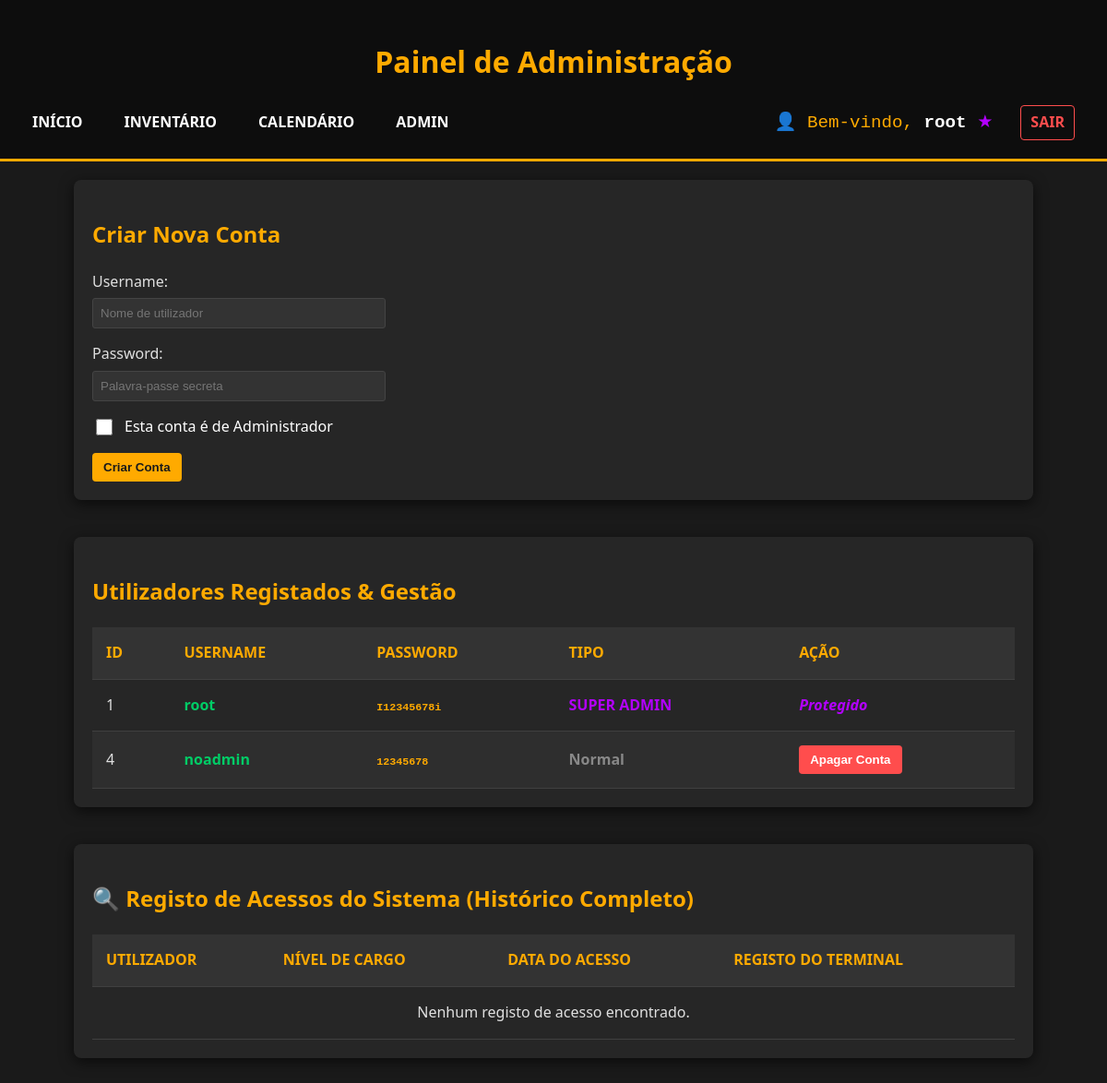
The page /admin.php (signed in) on the database as committed earlier.
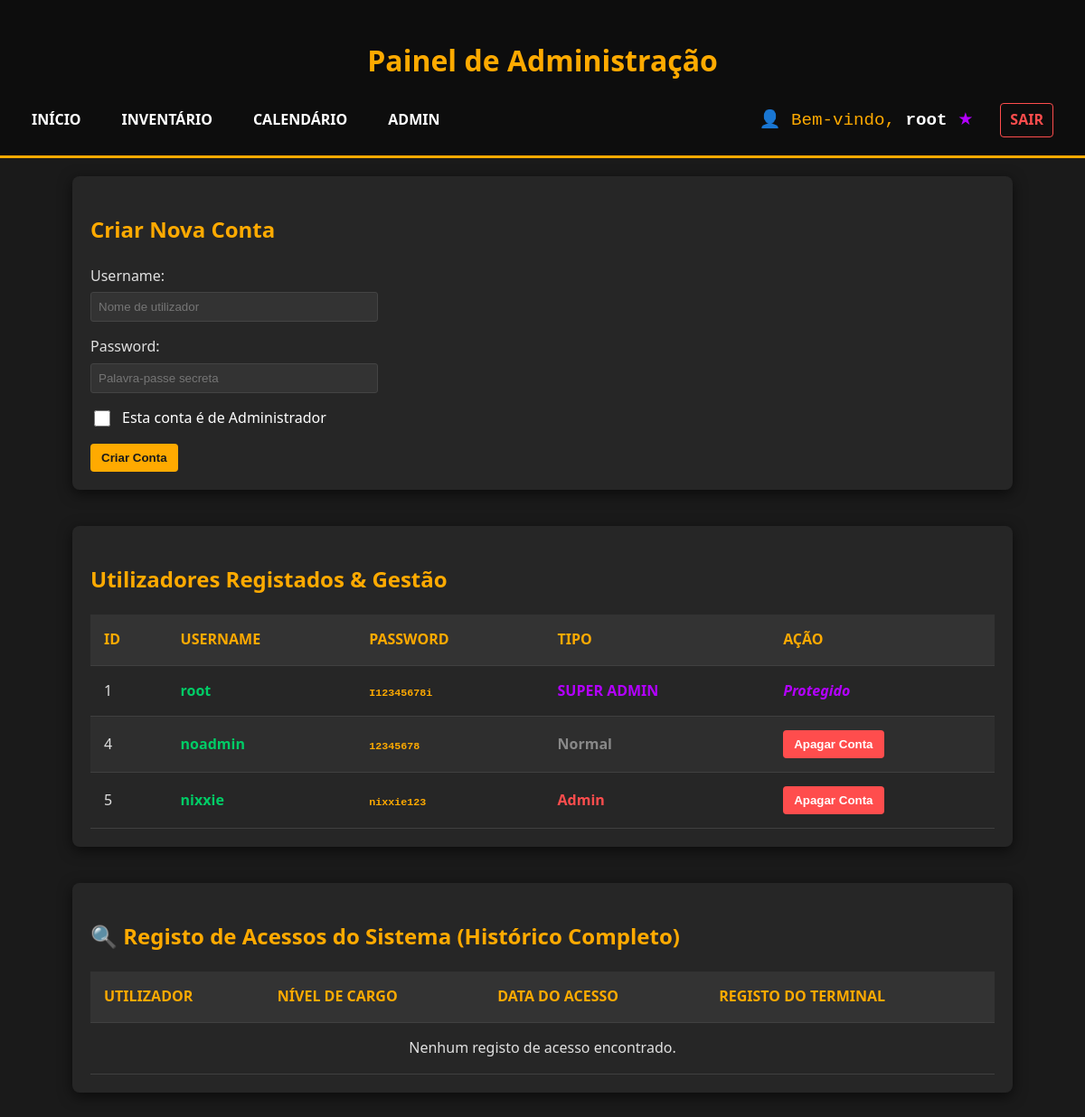
The same page on the database as committed later.
### tables this page shows
CREATE TABLE users (
    id INTEGER PRIMARY KEY AUTOINCREMENT,
    username TEXT NOT NULL UNIQUE,
    password TEXT NOT NULL,
    is_admin INTEGER DEFAULT 0, -- 0: Normal, 1: Admin, 2: Super Admin
    ultimo_acesso DATETIME
);

### admin.php (the view, shortened to what this page needs)
<?php
require_once 'scripts/database.php';
$result_users = $db->query("SELECT * FROM users ORDER BY id ASC");
?>
<!DOCTYPE html>
<html lang="pt">
<head>
    <link rel="stylesheet" href="styles/style.css">
</head>
<body>
    <header>
        <h1>Painel de Administração</h1>
        <nav style="display: flex; align-items: center; gap: 15px; flex-wrap: wrap;">
            <a href="index.html">Início</a>
            <a href="inventory.php">Inventário</a>
            <a href="calendario.php">Calendário</a>
            <?php if (isset($_SESSION['is_admin']) && $_SESSION['is_admin'] > 0): ?>
                <a href="admin.php">Admin</a>
            <?php endif; ?>
            <div style="margin-left: auto; display: flex; align-items: center; gap: 15px;">
                <span style="color: #ffaa00; font-family: 'VT323', monospace; font-size: 1.2rem;">
                    👤 Bem-vindo, <strong style="color: #fff;"><?php echo htmlspecialchars($_SESSION['username']); ?></strong>
                    <?php if ($_SESSION['is_admin'] == 2): ?>
                        <span style="color: #b300ff;" title="Super Admin">★</span>
                    <?php elseif ($_SESSION['is_admin'] == 1): ?>
                        <span style="color: #ff4d4d;" title="Admin">★</span>
                    <?php endif; ?>
                </span>
                <a href="logout.php" style="color: #ff4d4d; font-weight: bold; padding: 5px 10px; border: 1px solid #ff4d4d; border-radius: 4px; text-decoration: none;">Sair</a>
            </div>
        </nav>
    </header>
    <main>
        <section class="inventory-container admin-section" style="margin-top: 20px;">
            <h2>Criar Nova Conta</h2>
            <form action="admin.php" method="POST">
                <label for="username">Username:</label>
                <input type="text" name="username" id="username" placeholder="Nome de utilizador" required>
                <label for="password">Password:</label>
                <input type="password" name="password" id="password" placeholder="Palavra-passe secreta" required>
                <label style="display: flex; align-items: center; gap: 10px; margin-bottom: 15px; cursor: pointer; color: white;">
                    <input type="checkbox" name="is_admin" value="1" style="width: 18px; height: 18px; accent-color: #ffaa00;">
                    Esta conta é de Administrador
                </label>
                <button type="submit">Criar Conta</button>
            </form>
        </section>
        <section class="inventory-container admin-section">
            <h2>Utilizadores Registados & Gestão</h2>
            <table>
                <thead>
                    <tr>
                        <th>ID</th>
                        <th>Username</th>
                        <th>Password</th>
                        <th>Tipo</th>
                        <th>Ação</th>
                    </tr>
                </thead>
                <tbody>
                    <?php
                    while ($user = $result_users->fetchArray(SQLITE3_ASSOC)):
                    ?>
                        <tr>
                            <td data-label="ID"><?php echo $user['id']; ?></td>
                            <td data-label="Username" style="font-weight: bold; color: #00cc66;"><?php echo htmlspecialchars($user['username']); ?></td>
                            <td data-label="Password">
                                <span class="hash-text" style="color: #ffaa00; font-weight: bold;">
                                    <?php echo htmlspecialchars($user['password']); ?>
                                </span>
                            </td>
                            <td data-label="Tipo" style="font-weight: bold; <?php
                                if ($user['is_admin'] == 2) echo 'color: #b300ff;';
                                elseif ($user['is_admin'] == 1) echo 'color: #ff4d4d;';
                                else echo 'color: #888;';
                            ?>">
                                <?php
                                    if ($user['is_admin'] == 2) echo 'SUPER ADMIN';
                                    elseif ($user['is_admin'] == 1) echo 'Admin';
                                    else echo 'Normal';
                                ?>
                            </td>
                            <td data-label="Ação">
                                <?php if ($user['is_admin'] == 2): ?>
                                    <span style="color: #b300ff; font-style: italic; font-weight: bold;">Protegido</span>
                                <?php else: ?>
                                    <form method="POST" action="admin.php" style="margin: 0;">
                                        <button type="submit" onclick="return confirm('Apagar o utilizador <?php echo addslashes(htmlspecialchars($user['username'])); ?>?');" style="background-color: #ff4d4d; color: white;">Apagar Conta</button>
                                    </form>
                                <?php endif; ?>
                            </td>
                        </tr>
                    <?php endwhile; ?>
                </tbody>
            </table>
        </section>
        <section class="inventory-container admin-section">
            <h2>🔍 Registo de Acessos do Sistema (Histórico Completo)</h2>
            <table>
                <thead>
                    <tr>
                        <th>Utilizador</th>
                        <th>Nível de Cargo</th>
                        <th>Data do Acesso</th>
                        <th>Registo do Terminal</th>
                    </tr>
                </thead>
                <tbody>
                    <?php
                    $temLogs = false;
                    ?>
                    <?php if (!$temLogs): ?>
                        <tr><td colspan="4" style="text-align: center;">Nenhum registo de acesso encontrado.</td></tr>
                    <?php endif; ?>
                </tbody>
            </table>
        </section>
    </main>
</body>
</html>

### styles/style.css (style rules this page uses)
body { font-family: 'Segoe UI', Tahoma, Geneva, Verdana, sans-serif; background-color: #1a1a1a; color: #e0e0e0; margin: 0; padding: 0; line-height: 1.6; }
h1, h2, h3 { color: #ffaa00; }
header { background-color: #0d0d0d; padding: 20px; text-align: center; border-bottom: 3px solid #ffaa00; }
header nav a { color: #ffffff; text-decoration: none; margin: 0 15px; font-weight: bold; text-transform: uppercase; transition: color 0.3s; }
.inventory-container { max-width: 1000px; margin: 40px auto; padding: 20px; background-color: #262626; border-radius: 8px; box-shadow: 0 4px 15px rgba(0,0,0,0.6); }
.inventory-container table { width: 100%; border-collapse: collapse; margin-top: 20px; }
th, td { padding: 15px; text-align: left; border-bottom: 1px solid #404040; }
th { background-color: #333333; color: #ffaa00; text-transform: uppercase; }
tbody tr:nth-child(even) { background-color: #2e2e2e; }

### admin.php (style rules this page uses)
button { background-color: #ffaa00; color: #1a1a1a; font-weight: bold; padding: 8px 12px; border: none; border-radius: 4px; cursor: pointer; transition: background 0.2s; }
input[type="text"], input[type="password"] { padding: 8px; margin: 5px 0 15px 0; border-radius: 3px; border: 1px solid #444; background: #333; color: white; width: 100%; max-width: 300px; display: block; }
.hash-text { font-family: monospace; font-size: 0.9em; overflow-wrap: break-word; }
.admin-section { margin-bottom: 40px; }

Rows that differ between the two databases and show on the page:
added users: id "5", username "nixxie", password "nixxie123", is_admin "Admin"
